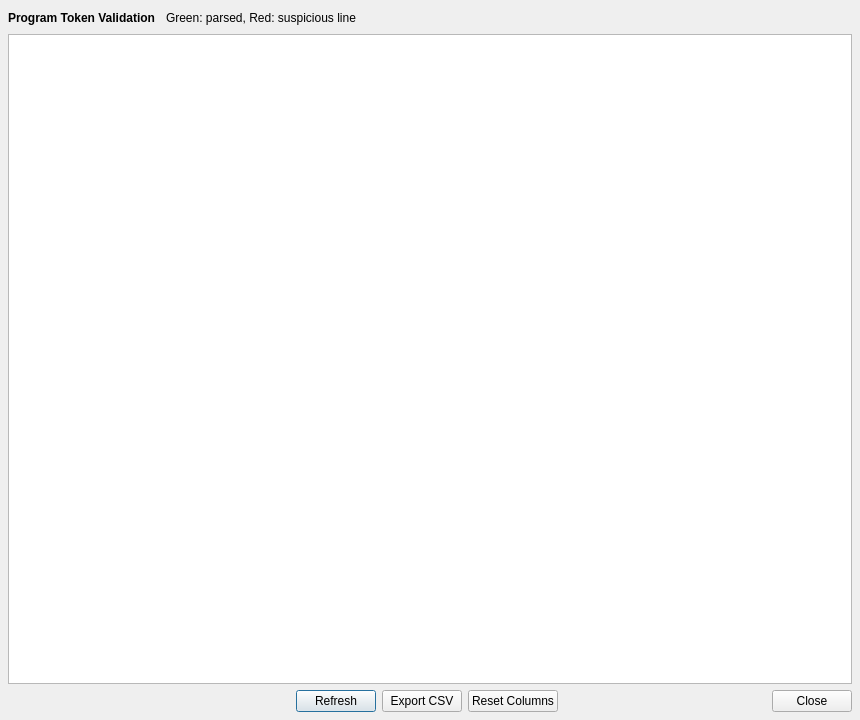
<?xml version="1.0" encoding="UTF-8"?>
<ui version="4.0">
 <class>TokensDlg</class>
 <widget class="QDialog" name="TokensDlg">
  <property name="geometry">
   <rect>
    <x>0</x>
    <y>0</y>
    <width>860</width>
    <height>720</height>
   </rect>
  </property>
  <property name="minimumSize">
   <size>
    <width>760</width>
    <height>560</height>
   </size>
  </property>
  <property name="windowTitle">
   <string>Tokens</string>
  </property>
  <property name="modal">
   <bool>false</bool>
  </property>
  <layout class="QVBoxLayout" name="verticalLayout">
   <property name="spacing">
    <number>6</number>
   </property>
   <property name="leftMargin">
    <number>8</number>
   </property>
   <property name="topMargin">
    <number>8</number>
   </property>
   <property name="rightMargin">
    <number>8</number>
   </property>
   <property name="bottomMargin">
    <number>8</number>
   </property>
   <item>
    <layout class="QHBoxLayout" name="headerLayout">
     <property name="spacing">
      <number>10</number>
     </property>
     <item>
      <widget class="QLabel" name="titleLabel">
       <property name="font">
        <font>
         <bold>true</bold>
        </font>
       </property>
       <property name="text">
        <string>Program Token Validation</string>
       </property>
      </widget>
     </item>
     <item>
      <widget class="QLabel" name="legendLabel">
       <property name="text">
        <string>Green: parsed, Red: suspicious line</string>
       </property>
      </widget>
     </item>
     <item>
      <spacer name="headerSpacer">
       <property name="orientation">
        <enum>Qt::Orientation::Horizontal</enum>
       </property>
       <property name="sizeHint" stdset="0">
        <size>
         <width>40</width>
         <height>20</height>
        </size>
       </property>
      </spacer>
     </item>
    </layout>
   </item>
   <item>
    <widget class="QTableView" name="tokenTable">
     <property name="contextMenuPolicy">
      <enum>Qt::ContextMenuPolicy::CustomContextMenu</enum>
     </property>
     <property name="editTriggers">
      <set>QAbstractItemView::EditTrigger::NoEditTriggers</set>
     </property>
     <property name="selectionMode">
      <enum>QAbstractItemView::SelectionMode::ExtendedSelection</enum>
     </property>
     <property name="selectionBehavior">
      <enum>QAbstractItemView::SelectionBehavior::SelectRows</enum>
     </property>
     <property name="horizontalScrollMode">
      <enum>QAbstractItemView::ScrollMode::ScrollPerPixel</enum>
     </property>
     <property name="verticalScrollMode">
      <enum>QAbstractItemView::ScrollMode::ScrollPerPixel</enum>
     </property>
     <property name="showGrid">
      <bool>true</bool>
     </property>
     <property name="wordWrap">
      <bool>false</bool>
     </property>
     <property name="sortingEnabled">
      <bool>false</bool>
     </property>
    </widget>
   </item>
   <item>
    <layout class="QHBoxLayout" name="buttonLayout">
     <item>
      <spacer name="buttonSpacer">
       <property name="orientation">
        <enum>Qt::Orientation::Horizontal</enum>
       </property>
       <property name="sizeHint" stdset="0">
        <size>
         <width>40</width>
         <height>20</height>
        </size>
       </property>
      </spacer>
     </item>
     <item>
      <widget class="QPushButton" name="refreshButton">
       <property name="text">
        <string>Refresh</string>
       </property>
      </widget>
     </item>
     <item>
      <widget class="QPushButton" name="exportCsvButton">
       <property name="text">
        <string>Export CSV</string>
       </property>
      </widget>
     </item>
     <item>
      <widget class="QPushButton" name="resetColumnsButton">
       <property name="text">
        <string>Reset Columns</string>
       </property>
      </widget>
     </item>
     <item>
      <widget class="QDialogButtonBox" name="buttonBox">
       <property name="orientation">
        <enum>Qt::Orientation::Horizontal</enum>
       </property>
       <property name="standardButtons">
        <set>QDialogButtonBox::StandardButton::Close</set>
       </property>
      </widget>
     </item>
    </layout>
   </item>
  </layout>
 </widget>
 <resources/>
 <connections>
  <connection>
   <sender>buttonBox</sender>
   <signal>rejected()</signal>
   <receiver>TokensDlg</receiver>
   <slot>reject()</slot>
   <hints>
    <hint type="sourcelabel">
     <x>824</x>
     <y>693</y>
    </hint>
    <hint type="destinationlabel">
     <x>430</x>
     <y>360</y>
    </hint>
   </hints>
  </connection>
 </connections>
</ui>
